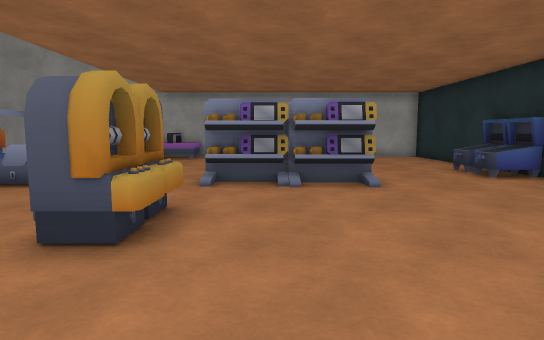
View 1 (above)

19 first-person views from a walk through a 3-D level made in the Unity game engine. The camera is 1.2 m above the floor, tilts 6° down and sees 75° across. The floor is counted in squares, 1 m on a side. Each view is taken from the middle of a square. On the plan, view 1 faces up. The plan holds only what a view shows up to about 14 squares ahead; the rest is blank. The place goes on beyond the plan. The player is left out. Some surface patterns are stand-ins.

View 2
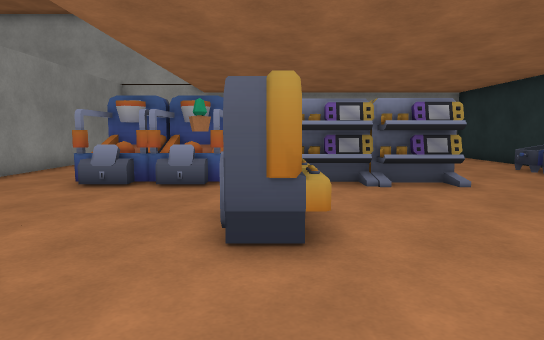

View 3
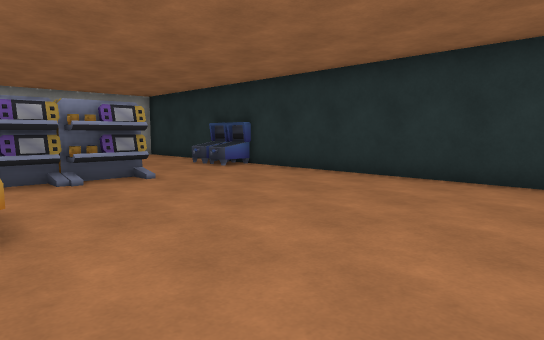

View 4
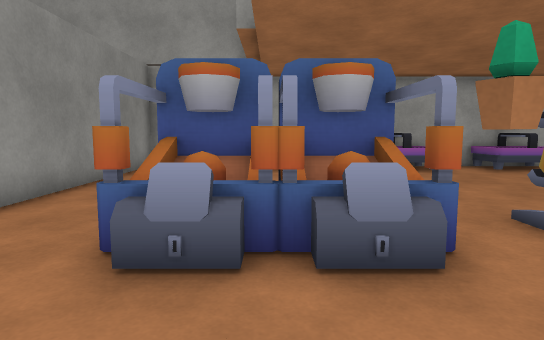

View 5
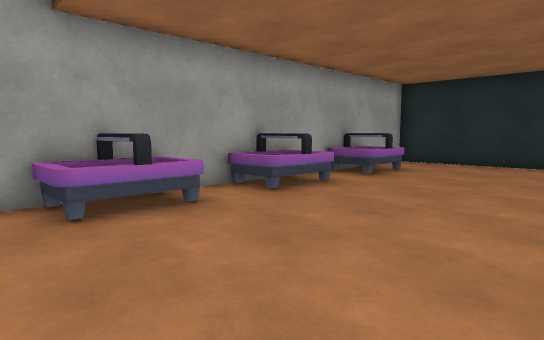

View 6
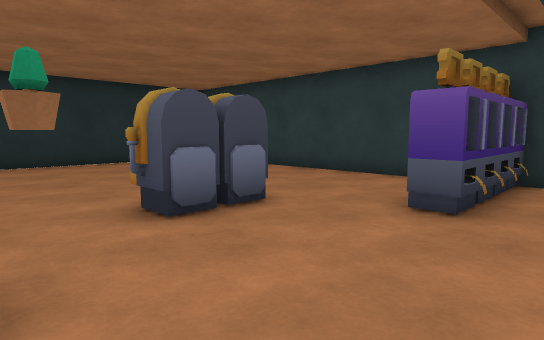

View 7
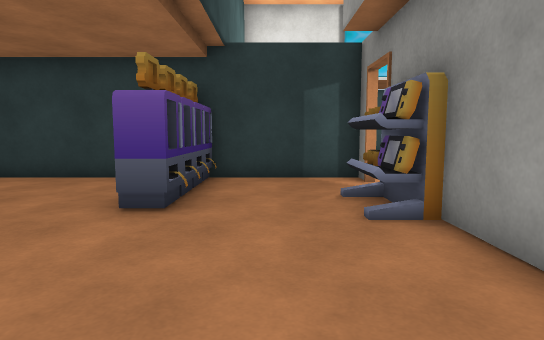

View 8
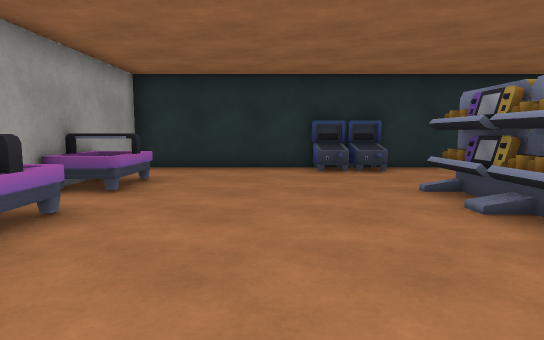

View 9
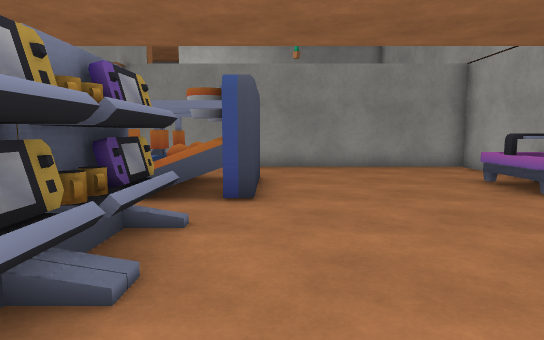

View 10
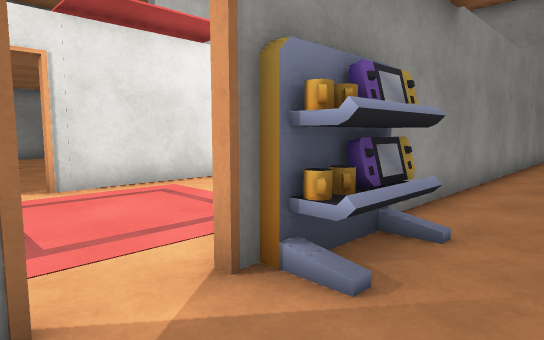

View 11
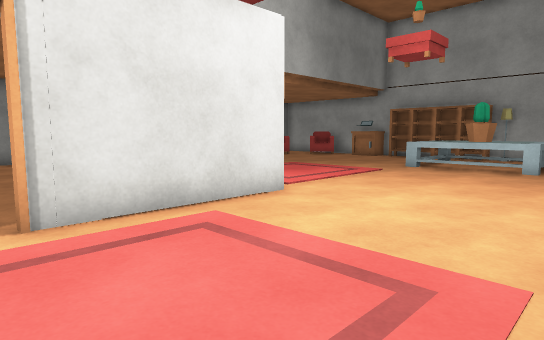

View 12
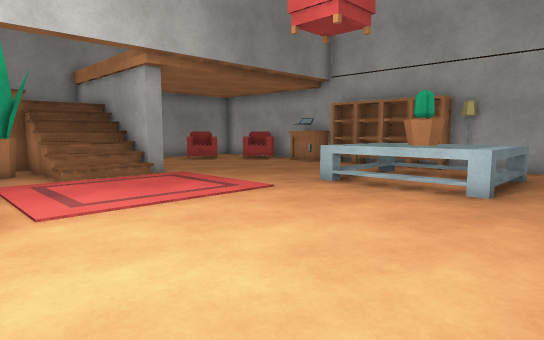

View 13
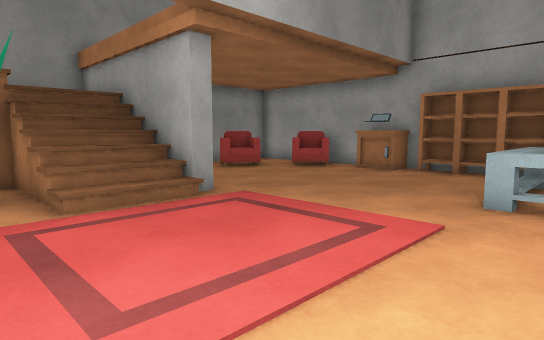

View 14
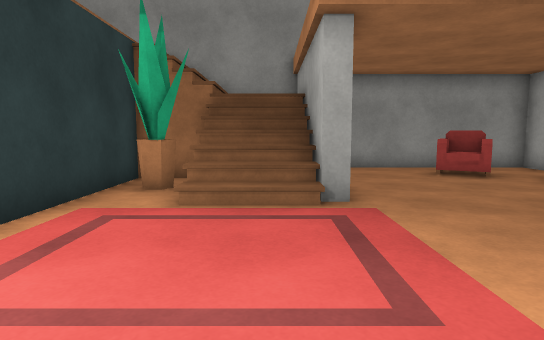

View 15
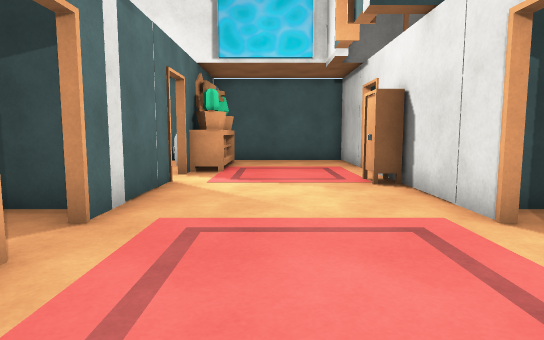

View 16
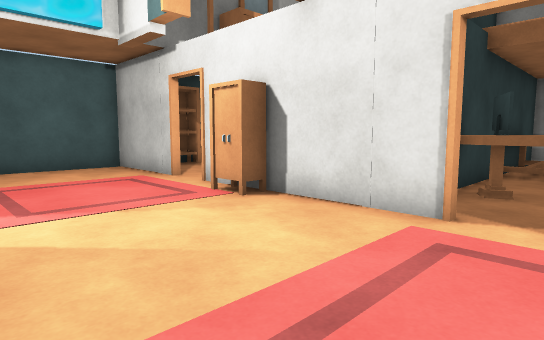

View 17
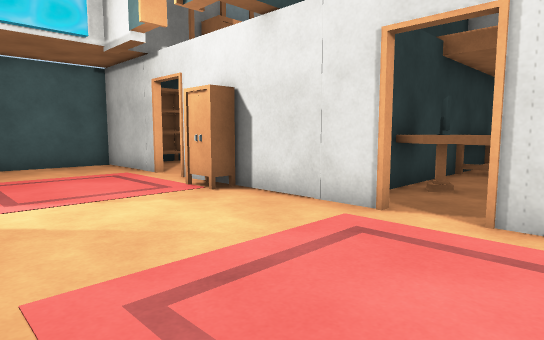

View 18
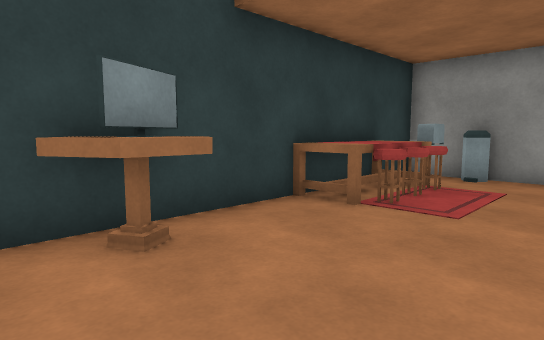

View 19
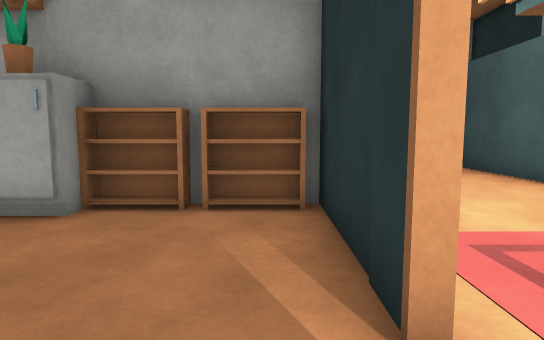

### Floor plan
Points are (right, up) in squares from view 1. A wall is a line through its corners. A room is listed if a view was taken in it or the views show most of it. See-through windows are left out.
Room 1 (views 1, 2, 3, 4, 5, 6, 7, 8, 9, 10)
walls: (7.2, 11.4) (7.2, 17.7) (-9.3, 17.7) (-9.3, 3.5); (-2.9, -1.5) (2.8, -1.5); (-6.6, -1.5) (-5.2, -1.5); (7.2, 0.1) (7.2, 9.6)
ways out: opening at (-8, -0.3) to room 2
objects: other object (-6, 8) to (-5, 10); other object (-6, 16) to (-4, 17); other object (-5, -1); other object (-5, 0) to (-5, 1); other object (-5, 2); other object (-4, 7); other object (-4, 8) to (-3, 10); other object (-2, 4) to (-2, 5); other object (-2, 6); other object (-2, 16) to (0, 17); other object (-1, 8) to (0, 9); other object (-1, 10) to (0, 10); other object (1, 8) to (2, 9); other object (2, 10); other object (2, 16) to (4, 17); other object (6, 10) to (7, 10); other object (6, 11) to (7, 11)
Room 2 (views 11, 12, 13, 14, 15, 16, 17, 18, 19)
walls: (-15.1, 5.5) (-15.1, 0.8); (-15.2, 0.8) (-15.2, 4.9) (-17.5, 4.9); (-15.1, -0.5) (-15.1, -4.2); (-20.1, 10.4) (-20.1, 9.9) (-26.2, 9.9); (-9.5, 7.5) (-9.5, 11.1); (-9.3, -0.5) (-9.3, -1.5) (-8.4, -1.5); (-14.4, -4.2) (-14.4, -5.2); (-15.1, -6.1) (-15.1, -6.6); (-26.2, 10.1) (-26.2, -1.5) (-15.9, -1.5); (-9.5, -4.8) (-9.5, -0.5); (-15.1, -7.9) (-15.1, -11.7) (-11.6, -11.7); (-11.6, 17.7) (-22.4, 17.7); (-9.5, -7.4) (-9.5, -6.4); (-25.2, 17.7) (-26.2, 17.7) (-26.2, 11.6)
ways out: opening at (-8, -0.3) to room 1; opening at (-15, -7)
objects: other object (-26, 0); other object (-25, -1) to (-25, 0); other object (-25, 14) to (-24, 15); other object (-24, -1) to (-21, -1); other object (-24, 0) to (-21, 0); other object (-23, 16) to (-22, 17); other object (-22, 6) to (-22, 7); other object (-20, 17); other object (-19, 4); other object (-19, 5) to (-18, 5); other object (-19, 17) to (-18, 17); other object (-18, -1); other object (-18, -1) to (-17, 0); other object (-17, 17); other object (-16, 5); other object (-16, 17); other object (-15, 13) to (-12, 15); other object (-15, 17) to (-14, 17); other object (-14, 14) to (-13, 15); other object (-13, -8) to (-11, -8); other object (-10, -10) to (-10, -9); other object (-10, -8) to (-10, -7); other object (-9, -10) to (-9, -9); other object (-9, 1) to (-9, 3)

Where each view was taken, in squares from view 1:
view 1: 0 up, 0 right, facing up
view 2: 0 up, 2 left, facing up
view 3: 1 down, 2 left, facing up-right
view 4: 5 up, 5 left, facing up
view 5: 11 up, 7 left, facing up-right
view 6: 8 up, 7 left, facing down-right
view 7: 8 up, 7 left, facing down
view 8: 13 up, 5 left, facing right
view 9: 11 up, 3 right, facing left
view 10: 1 down, 7 left, facing up-left
view 11: 0 up, 10 left, facing up-left
view 12: 5 up, 10 left, facing up-left
view 13: 6 up, 14 left, facing up-left
view 14: 9 up, 14 left, facing left
view 15: 4 up, 12 left, facing down
view 16: 1 up, 10 left, facing down-left
view 17: 2 up, 10 left, facing down-left
view 18: 3 up, 16 left, facing down-left
view 19: 1 down, 16 left, facing up
